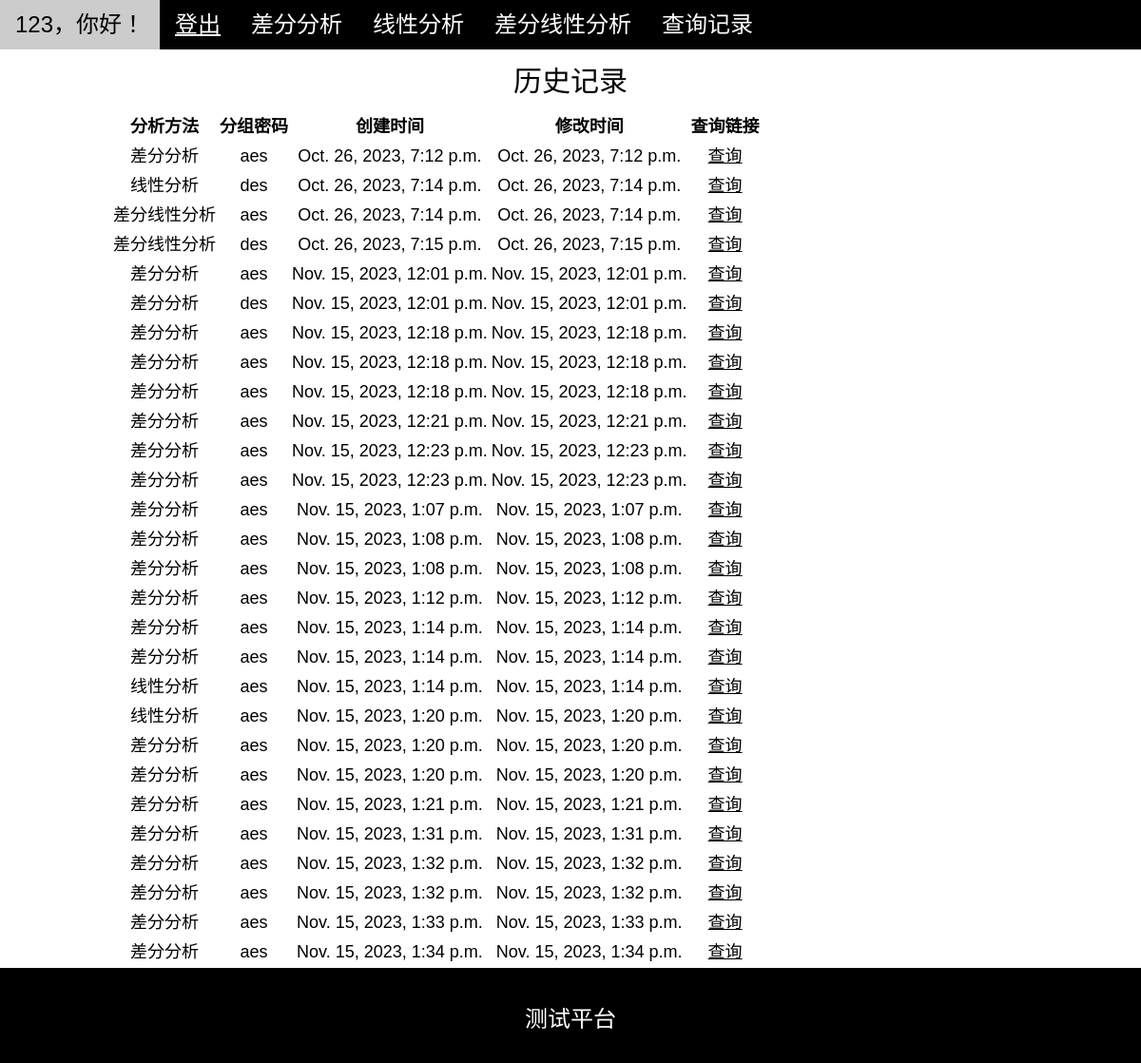
The page /history/ (signed in) on the database as committed earlier.
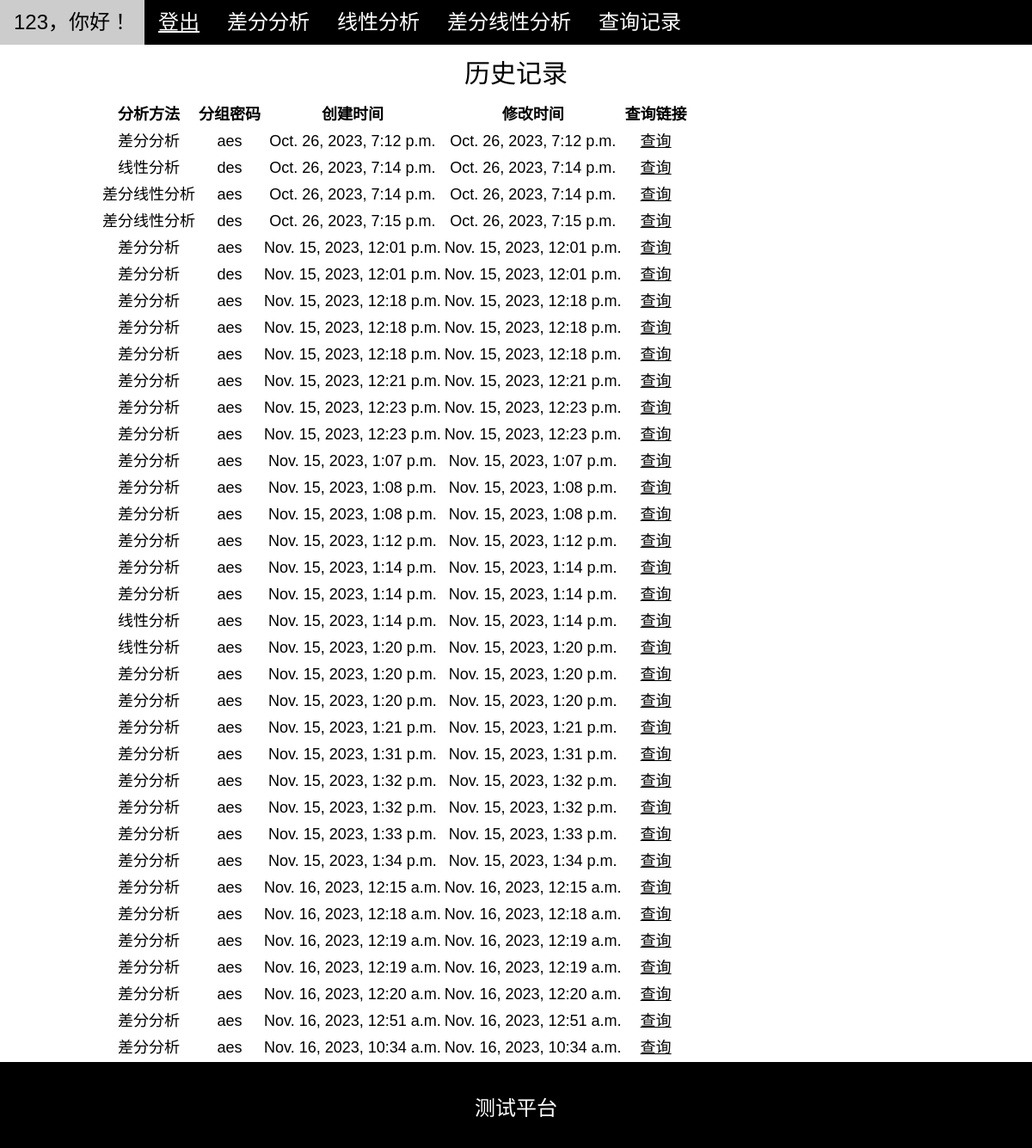
The same page on the database as committed later.
### demo/models.py (models this page shows, shortened)
class User(models.Model):
    username = models.CharField(max_length=10, unique=True)
    password = models.CharField(max_length=10)
    class Meta:
        ordering = ['id']

class MyModel(models.Model):
    string1 = models.CharField(max_length=10)
    string2 = models.CharField(max_length=10)
    create_time = models.DateTimeField(default = timezone.now)
    edit_time = models.DateTimeField(auto_now = True)
    result = models.TextField(null=True)

### demo/views.py (the view)
# urls.py: path('history/', views.history,name='history'),
def history(request):
    if request.session.get('id') == None:
        return render(request, 'login.html')
    login_name = ''
    user = models.User.objects.get(id=request.session.get('id'))
    login_name = user.username
    return render(request, 'history.html', {"name": login_name,'my_model': MyModel.objects.all()})

### templates/history.html (shortened to what this page needs)
<!DOCTYPE html>
<html>
<head>
  <link rel="stylesheet" href="../static/css/w3.css">
  <link rel="stylesheet" href="../static/css/font-awesome.min.css">
</head>
<body>
  <div class="wrapper">
    <nav class="w3-bar w3-black w3-xlarge">
      <div class="w3-button w3-bar-item">{{ name }}，你好！</div>
      <div class="w3-button w3-bar-item"><a href="../logout">登出</a></div>
      <a href="../diff" class="w3-button w3-bar-item ">差分分析</a>
      <a href="../linear" class="w3-button w3-bar-item">线性分析</a>
      <a href="../difflinear" class="w3-button w3-bar-item">差分线性分析</a>
      <a href="../history" class="w3-button w3-bar-item">查询记录</a>
    </nav>
    <section class="w3-container w3-center w3-content " style="max-width:1000px">
      <h2>历史记录</h2>
      <table>
        <thead>
          <tr>
            <th class="w3-large">分析方法</th>
            <th class="w3-large">分组密码</th>
            <th class="w3-large">创建时间</th>
            <th class="w3-large">修改时间</th>
            <th class="w3-large">查询链接</th>
          </tr>
        </thead>
        <tbody>
          {% for instance in my_model %}
          <tr>
            <td class="w3-large">{{ instance.string1 }}</td>
            <td class="w3-large">{{ instance.string2 }}</td>
            <td class="w3-large">{{ instance.create_time }}</td>
            <td class="w3-large">{{ instance.edit_time }}</td>
            <td class="w3-large"><a href="{% url 'history_detail' id=instance.id %}">查询</a></td>
          </tr>
          {% endfor %}
        </tbody>
      </table>
    </section>
    <div class="push"></div>
  </div>
  <footer class="w3-container w3-padding-12 w3-center w3-black footer">
    <p class="w3-xlarge">
      测试平台
    </p>
  </footer>
</body>
</html>

### static/css/w3.css (style rules this page uses)
*,*:before,*:after { box-sizing:inherit }
html { -ms-text-size-adjust:100%;-webkit-text-size-adjust:100% }
body { margin:0 }
article,aside,details,figcaption,figure,footer,header,main,menu,nav,section,summary { display:block }
a { background-color:transparent;-webkit-text-decoration-skip:objects }
html,body { font-family:Verdana,sans-serif;font-size:15px;line-height:1.5 }
html { overflow-x:hidden }
h1,h2,h3,h4,h5,h6,.w3-slim,.w3-wide { font-family:"Segoe UI",Arial,sans-serif }
h2 { font-size:30px }
h1,h2,h3,h4,h5,h6 { font-weight:400;margin:10px 0 }
a { color:inherit }
.w3-btn,.w3-btn-block,.w3-button { border:none;display:inline-block;outline:0;padding:6px 16px;vertical-align:middle;overflow:hidden;text-decoration:none!important;color:#fff;background-color:#000;text-align:center;cursor:pointer;white-space:nowrap }
.w3-button { color:#000;background-color:#f1f1f1;padding:8px 16px }
.w3-btn,.w3-btn-floating,.w3-btn-floating-large,.w3-closenav,.w3-opennav,.w3-btn-block,.w3-button { -webkit-touch-callout:none;-webkit-user-select:none;-khtml-user-select:none;-moz-user-select:none;-ms-user-select:none;user-select:none }
.w3-bar { width:100%;overflow:hidden }
.w3-bar .w3-bar-item { padding:8px 16px;float:left;background-color:inherit;color:inherit;width:auto;border:none;outline:none;display:block }
.w3-bar .w3-button { background-color:inherit;color:inherit;white-space:normal }
.w3-container:after,.w3-container:before,.w3-panel:after,.w3-panel:before,.w3-row:after,.w3-row:before,.w3-row-padding:after,.w3-row-padding:before,.w3-cell-row:before,.w3-cell-row:after, .w3-topnav:after,.w3-topnav:before,.w3-clear:after,.w3-clear:before,.w3-btn-group:before,.w3-btn-group:after,.w3-btn-bar:before,.w3-btn-bar:after,.w3-bar:before,.w3-bar:after { content:"";display:table;clear:both }
.w3-content { max-width:980px;margin:auto }
.w3-large { font-size:18px!important }
.w3-xlarge { font-size:24px!important }
.w3-center { text-align:center!important }
.w3-padding-12 { padding-top:12px!important;padding-bottom:12px!important }
.w3-container { padding:0.01em 16px }
.w3-black,.w3-hover-black:hover { color:#fff!important;background-color:#000!important }

### templates/history.html (style rules this page uses)
html, body { height: 100%; margin: 0; }
.wrapper { min-height: 100%; margin-bottom: -100px; }
.push { height: 100px; }
.footer { position: fixed; left: 0px; bottom: 0px; width: 100%; height: 100px; background-color: #eee; z-index: 9999; }

Rows that differ between the two databases and show on the page:
added MyModel: string1 "差分分析", string2 "aes", create_time "Nov. 16, 2023, 12:15 a.m.", edit_time "Nov. 16, 2023, 12:15 a.m."
added MyModel: string1 "差分分析", string2 "aes", create_time "Nov. 16, 2023, 12:18 a.m.", edit_time "Nov. 16, 2023, 12:18 a.m."
added MyModel: string1 "差分分析", string2 "aes", create_time "Nov. 16, 2023, 12:19 a.m.", edit_time "Nov. 16, 2023, 12:19 a.m."
added MyModel: string1 "差分分析", string2 "aes", create_time "Nov. 16, 2023, 12:19 a.m.", edit_time "Nov. 16, 2023, 12:19 a.m."
added MyModel: string1 "差分分析", string2 "aes", create_time "Nov. 16, 2023, 12:20 a.m.", edit_time "Nov. 16, 2023, 12:20 a.m."
added MyModel: string1 "差分分析", string2 "aes", create_time "Nov. 16, 2023, 12:51 a.m.", edit_time "Nov. 16, 2023, 12:51 a.m."
added MyModel: string1 "差分分析", string2 "aes", create_time "Nov. 16, 2023, 10:34 a.m.", edit_time "Nov. 16, 2023, 10:34 a.m."
